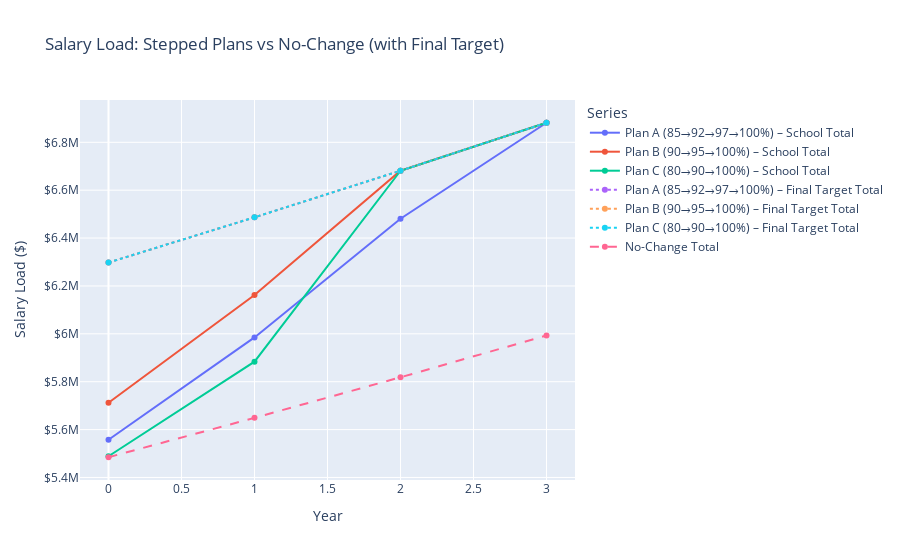

The notebook cell this image was saved under:
### Code cell
# -------------------------------
# Define the plans you want to test
# -------------------------------
step_plans = {
    "Plan A (85→92→97→100%)": [0.85, 0.92, 0.97, 1.00],
    "Plan B (90→95→100%)":    [0.90, 0.95, 1.00, 1],
    "Plan C (80→90→100%)":    [0.80, 0.90, 1.00, 1],
}

# Run them
per_band_all, totals_all = run_stepped_scenarios(
    step_plans=step_plans,
    cohort_df=cohorts,
    dist_df=dist,
    band_order=band_order,        # <- the same band_order you already built
    target_group="Local",
    school_group="ST MARYS",
    cohort_growth=0.03,
    hit_steps=True                # or False to interpolate smoothly to the final target
)

# Plot totals
plot_totals_with_nochange(
    totals_all,
    title="Salary Load: Stepped Plans vs No-Change (with Final Target)",
    show_final_target=True
)

# And the investment table:
# styled_display(totals_steps, "Totals (stepped plan)")
# styled_display(per_band_steps.head(15), "Per-band (first rows, stepped plan)")

# Flatten MultiIndex columns into strings so styled_display works
inv_tbl = investment_summary_table(totals_all)
if isinstance(inv_tbl.columns, pd.MultiIndex):
    inv_tbl.columns = [" | ".join(map(str, col)).strip() for col in inv_tbl.columns]

styled_display(inv_tbl, "Investment & Cumulative Investment by Year (All Scenarios)")

### Figure 1 — Plotly figure (JSON) as saved in the notebook; plotly's stock layout.template omitted (floating-point values rounded to 4 significant figures)
{"data": [{"mode": "lines+markers", "name": "Plan A (85→92→97→100%) – School Total", "type": "scatter", "x": [0, 1, 2, 3], "y": [5558000.0, 5985000.0, 6481000.0, 6882000.0]}, {"mode": "lines+markers", "name": "Plan B (90→95→100%) – School Total", "type": "scatter", "x": [0, 1, 2, 3], "y": [5712329, 6162000.0, 6681000.0, 6882000.0]}, {"mode": "lines+markers", "name": "Plan C (80→90→100%) – School Total", "type": "scatter", "x": [0, 1, 2, 3], "y": [5489000.0, 5884000.0, 6681000.0, 6882000.0]}, {"line": {"dash": "dot"}, "mode": "lines+markers", "name": "Plan A (85→92→97→100%) – Final Target Total", "type": "scatter", "x": [0, 1, 2, 3], "y": [6297704, 6487000.0, 6681000.0, 6882000.0]}, {"line": {"dash": "dot"}, "mode": "lines+markers", "name": "Plan B (90→95→100%) – Final Target Total", "type": "scatter", "x": [0, 1, 2, 3], "y": [6297704, 6487000.0, 6681000.0, 6882000.0]}, {"line": {"dash": "dot"}, "mode": "lines+markers", "name": "Plan C (80→90→100%) – Final Target Total", "type": "scatter", "x": [0, 1, 2, 3], "y": [6297704, 6487000.0, 6681000.0, 6882000.0]}, {"line": {"dash": "dash"}, "mode": "lines+markers", "name": "No-Change Total", "type": "scatter", "x": [0, 1, 2, 3], "y": [5484413, 5649000.0, 5818000.0, 5993000.0]}], "layout": {"legend": {"title": {"text": "Series"}}, "title": {"text": "Salary Load: Stepped Plans vs No-Change (with Final Target)"}, "xaxis": {"title": {"text": "Year"}}, "yaxis": {"separatethousands": true, "tickprefix": "$", "title": {"text": "Salary Load ($)"}}}}
